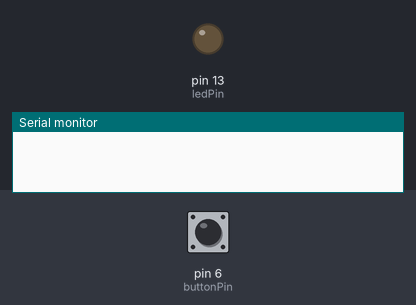
Bench run of a sketch on a simulated Arduino Uno, built with avr-gcc and run on an emulated ATmega328P. Shown: output pins drawn as LEDs (lit = HIGH), the last lines printed to the serial monitor. The inputs (shaded band) are chosen by the test bench; at power-on: pin 6 (buttonPin) LOW.

Above: at 1.2 s.
1.3 s: pin 6 (buttonPin) pulled HIGH for 0.15 s
At 6.4 s:
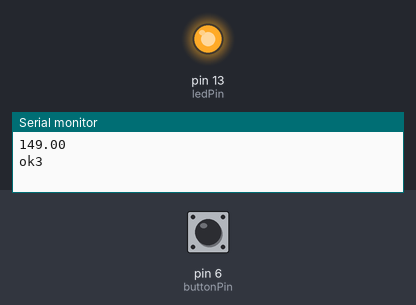
Timing chart, 0 to 12.9 s (numbered marks = the images above; inputs shaded):
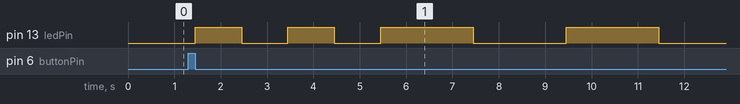

The sketch:

button_press_led_toggle.ino
```cpp
/*
Created by Mehmet Ugur Kebir
Date: 20/12/2015
*/
const int buttonPin = 6;    // the number of the pushbutton pin
const int ledPin = 13;      // the number of the LED pin

int lastButtonState = LOW;

double pressTime = 0;
double duration=0;;

void setup() {
  Serial.begin(115200);
  pinMode(buttonPin, INPUT);
  pinMode(ledPin, OUTPUT);
}

void led_on_off_1second(){        //1 saniyelik yanıp-sönme
  digitalWrite(ledPin, HIGH);
  delay(1000);
  digitalWrite(ledPin, LOW);
  delay(1000);
}

void led_on_off_2second(){        //2 saniyelik yanıp-sönme
  digitalWrite(ledPin, HIGH);
  delay(2000);
  digitalWrite(ledPin, LOW);
  delay(2000);
}

void loop() {
  int reading = digitalRead(buttonPin);
  if(reading == HIGH && lastButtonState == LOW) { //button basıldığındaki anı yakala
    pressTime = millis();
    lastButtonState = HIGH;
  }
    else if(reading == LOW && lastButtonState == HIGH) {  //button çekildiğindeki an ile button basıldığı andaki süre farkını al
    duration = abs(pressTime-millis());

    Serial.println(duration);
    if(duration > 100.0 && duration < 8000.0) {    //real time daki 1 sn butona basma
    Serial.print("ok3\n");
      for(int i=0;i<2;i++){       //2 kere yanıp-sönme
      led_on_off_1second();
      delay(i);
    }
      for(int i=0;i<2;i++){
      led_on_off_2second();
      delay(i);
    }
   }
      else if(duration >= 8000.0 ) {       //real time daki 2 sn veya daha uzun süre butona basma
      Serial.print("ok4\n");
      for(int i=0; i<4;i++){      //4 kere yanıp-sönme
       led_on_off_1second();
      delay(i);
      }
      for(int i=0; i<4;i++){
      led_on_off_2second();
      delay(i);
      }
    }
       lastButtonState = LOW;
       pressTime = 0;
  }
}
```

Measured:
- after the input at 1.3 s, pin 13 (ledPin): LOW → HIGH after 0.15 s, → LOW 1.0 s later, → HIGH 1.0 s later, → LOW 1.0 s later, … (8 changes in this stretch)
